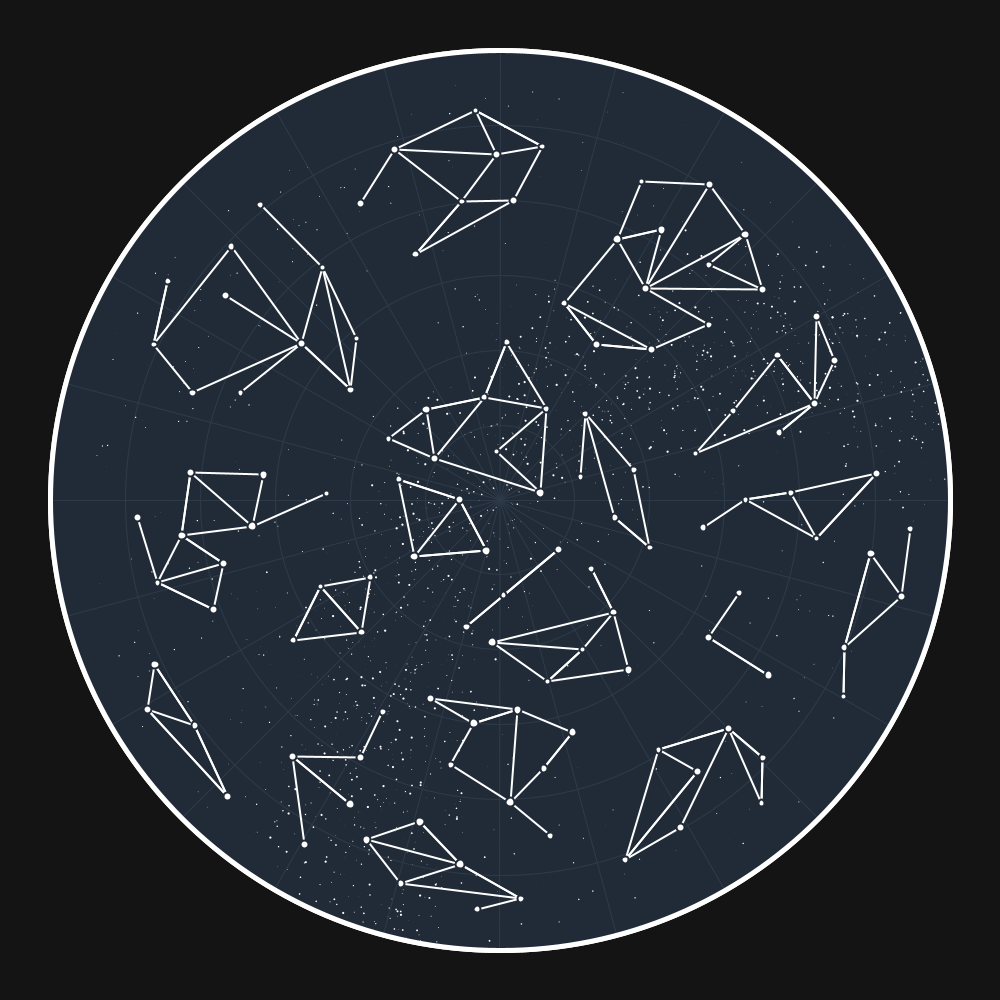
Frame 1 (no input)
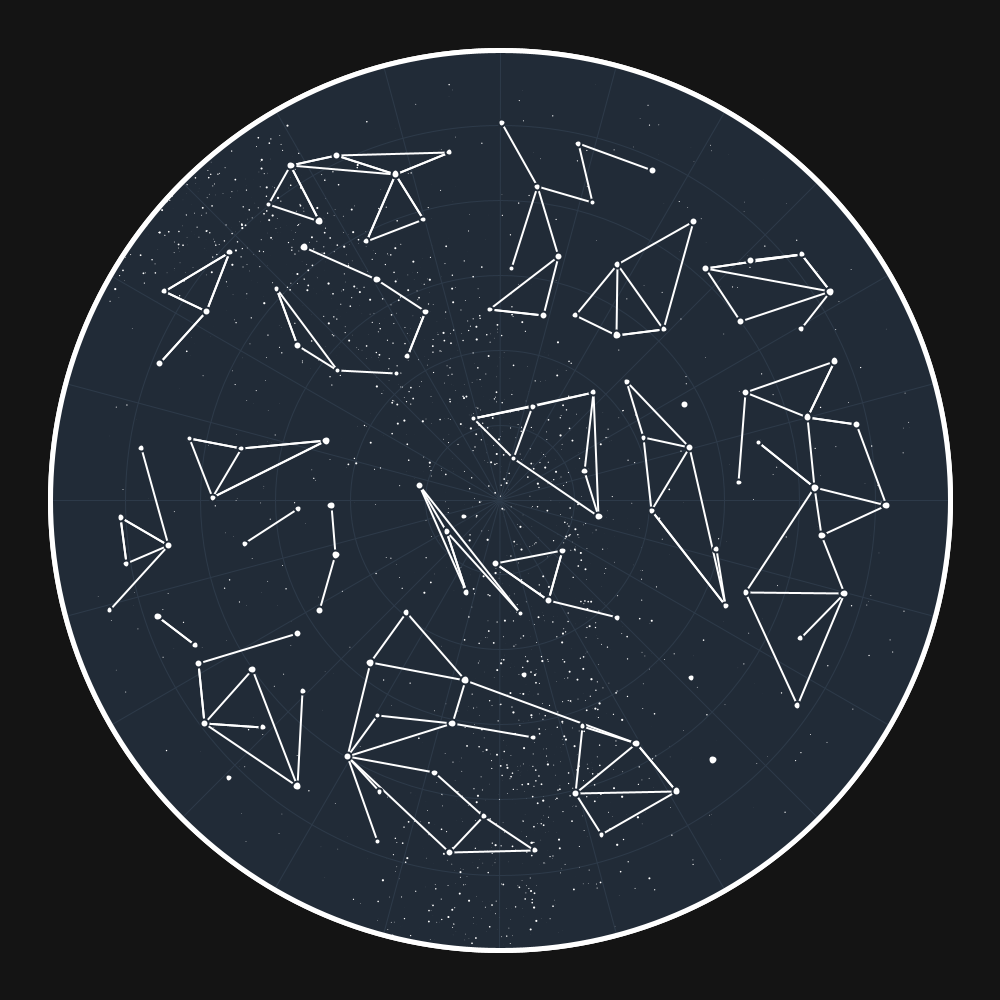
Frame 2 (the mouse pressed at the canvas centre, redrawn once)

The Processing sketch that drew these frames (run headless with seeded random() and noise(); the mouse was pressed at the canvas centre and the sketch redrawn once):

// Processing sketch: day03
// ── day03.pde
float r = 0.9;
color blue = #212b37;

void setup() {
	size(1000, 1000);
	noLoop();
}

void draw() {
	float x, y, t, p, q;
	int j;
	Star s;
	translate(width/ 2, height/ 2);
	background(20);
	fill(blue);
	strokeWeight(5);
	stroke(255);
	circle(0, 0, r * height);

	int noConstellations = floor(random(10, 24));
	Constellation[] constellations = new Constellation[noConstellations];

	for (int i = 0; i < noConstellations; i++) {
		p = sqrt(random(0, r));
		q = random(0, 2 * PI);
		constellations[i] = new Constellation(p * cos(q), p * sin(q));
	}

	strokeWeight(1);
	stroke(45, 58, 73);

	for (int i = 6; i > 0; i--)
		circle(0, 0, i * r/6.0 * height);

	for (int i = 0; i < 180; i+=15)
		line(cos(radians(i)) * r * width / 2, sin(radians(i)) * r * width / 2, -cos(radians(i)) * r * width / 2, -sin(radians(i)) * r * width / 2);


	fill(255);

	for (int i = 0; i < 120; ) {
		p = sqrt(random(0, r));
		q = random(0, 2 * PI);
		s = new Star(p * cos(q), p * sin(q), (random(6, 9)));
		j = closestConstellation(constellations, s);
		if (constellations[j].addStar(s))
			i++;
	}

	noStroke();

	float milkyWayCenter = radians(random(0, 360));
	float mWX = cos(milkyWayCenter);
	float mWY = sin(milkyWayCenter);
	milkyWayCenter += PI/2;
	q = random(0, 0.1);

	for (int i = 0; i < 2000; ) {
		t = milkyWayCenter + random(0, PI);
		p = random(0.9, 1.2) + 0.08 * randomGaussian();
		x = mWX + cos(t) * (p + q * cos(3*t));
		y = mWY + sin(t) * (p + q * cos(3*t));
		if (x * x + y * y < 1) {
			s = new Star(x, y, sq(random(0, 1.5)));
			s.draw();
			i++;
		}
	}

	for (int i = 0; i < 500; i++) {
		p = sqrt(random(0, r));
		q = random(0, 2 * PI);
		s = new Star(p * cos(q), p * sin(q), (random(0, 1.5)));
		s.draw();
	}

	strokeWeight(2);
	for (int i = 0; i < noConstellations; i++)
		(constellations[i]).draw();

	noFill();
	strokeWeight(5);
	stroke(255);
	circle(0, 0, r * height);

	save("day03.png");
}

class Star
{
	float x, y, size;

	Star(float x, float y, float size) {
		this.x = x;
		this.y = y;
		this.size = size;
	}

	void draw() {
		circle(this.x * r * width / 2, this.y * r * height / 2, this.size);
	}

	float distanceToStar(Star s) {
		return sqrt(sq(this.x - s.x) + sq(this.y - s.y));
	}
}

class Edge
{
	Star A;
	Star B;

	Edge(Star A, Star B) {
		this.A = A;
		this.B = B;
	}

	void draw() {
		line(A.x * r * width / 2, A.y * r * width / 2, B.x * r * width / 2, B.y * r * width / 2);
	}

	float length() {
		return this.A.distanceToStar(this.B);
	}

	boolean intersects(Edge e) {

		if (e.A == this.A || e.A == this.B || e.B == this.A || e.B == this.B)
			return false;


		int o1 = orientation(e.A, e.B, this.A);
		int o2 = orientation(e.A, e.B, this.B);
		int o3 = orientation(this.A, this.B, e.A);
		int o4 = orientation(this.A, this.B, e.B);

		if (o1 != o2 && o3 != o4)
			return true;

		return false;
	}

	private int orientation(Star s1, Star s2, Star s3) {
		float v = (s2.y - s1.y) * (s3.x - s2.x) - (s2.x - s1.x) * (s3.y - s2.y);

		if (v == 0)
			return 0;

		return (v > 0) ? 1 : -1;
	}
}


class Constellation
{
	float x, y;
	Star[] stars;
	Edge[] edges;

	Constellation(float x, float y) {
		this.x = x;
		this.y = y;
		stars = new Star[] {};
		edges = new Edge[] {};
	}

	boolean addStar(Star star) {
		if (this.stars.length > 20)
			return false;

		star.x = this.x + 0.8 * (star.x - this.x);
		star.y = this.y + 0.8 * (star.y - this.y);

		for (int i=0; i < this.stars.length; i++)
			if (this.stars[i].distanceToStar(star) < 0.1)
				return false;

		this.stars = (Star[]) splice(this.stars, star, 0);

		return true;
	}

	void draw() {
		Star[] closestStars;
		stars = sortStars(stars);
		Edge edge;
		boolean intersects;
		int maxEdges;

		stroke(255);

		for (int i = 0; i < stars.length; i++) {
			closestStars = sortStarsByDistance(stars, stars[i]);
			maxEdges = min(closestStars.length, floor(random(3, 7)));

			for (int j = 1; j < maxEdges; j++) {
				edge = new Edge(stars[i], closestStars[j]);

				if (edge.length() > random(0.5))
					continue;

				intersects = false;

				for (int k = 0; k < edges.length; k++)
					intersects = intersects || edge.intersects(edges[k]);

				if (!intersects)
					edges = (Edge[]) append(edges, edge);
			}
		}

		for (int i = 0; i < edges.length; i++)
			edges[i].draw();


		stroke(blue);
		for (int i = 0; i < this.stars.length; i++)
			this.stars[i].draw();
	}

	float maxDistance() {
		float d, max = 0;

		for (int i = 0; i < stars.length; i++) {
			d = sq(this.x - this.stars[i].x) + sq(this.y - this.stars[i].y);
			max = (d > max) ? d : max;
		}

		return max;
	}
}

int closestConstellation(Constellation[] cs, Star s) {

	if (cs.length == 0) {
		return -1;
	}

	float min = 100, r;
	int minIndex = 0;

	for (int i = 0; i < cs.length; i++) {
		r = sq(cs[i].x - s.x) + sq(cs[i].y - s.y);
		if (r < min) {
			min = r;
			minIndex = i;
		}
	}

	return minIndex;
}


Star[] sortStars(Star[] s) {
	if (s.length <= 1)
		return s;
	else if (s.length == 2) {
		if (s[0].size > s[1].size)
			return s;
		else
			return new Star[] {s[1], s[0]};
	} else {
		Star[] l = {};
		Star[] h = {};

		for (int i = 1; i < s.length; i++) {
			if (s[i].size < s[0].size)
				l = (Star[]) splice(l, s[i], 0);
			else
				h = (Star[]) splice(h, s[i], 0);
		}

		return (Star[]) concat((Star[]) append(sortStars(h), s[0]), sortStars(l));
	}
}


Star[] sortStarsByDistance(Star[] s, Star st) {
	if (s.length <= 1)
		return s;
	else if (s.length == 2) {
		if (st.distanceToStar(s[0]) < st.distanceToStar(s[1]))
			return s;
		else
			return new Star[] {s[1], s[0]};
	} else {
		Star[] l = {};
		Star[] h = {};

		for (int i = 1; i < s.length; i++) {
			if (st.distanceToStar(s[i]) < st.distanceToStar(s[0]))
				l = (Star[]) splice(l, s[i], 0);
			else
				h = (Star[]) splice(h, s[i], 0);
		}

		return (Star[]) concat(append(sortStars(l), s[0]), sortStars(h));
	}
}
